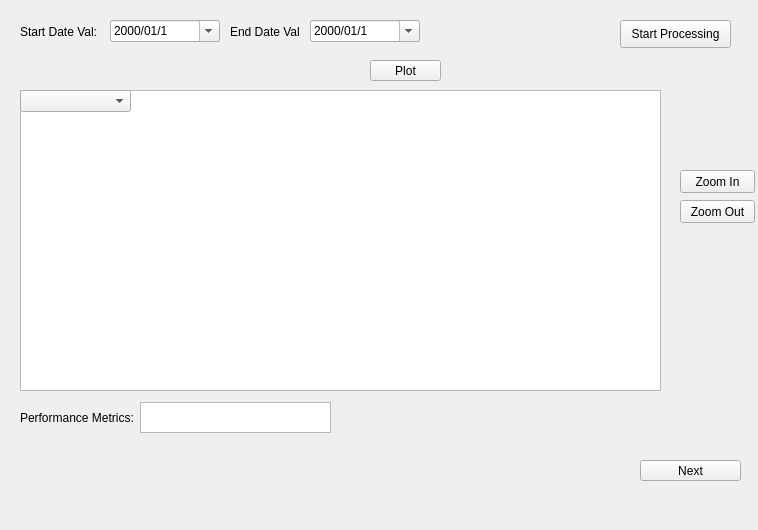
            <widget class="QWidget" name="Step3">
             <property name="geometry">
              <rect>
               <x>0</x>
               <y>0</y>
               <width>758</width>
               <height>530</height>
              </rect>
             </property>
             <attribute name="label">
              <string>Step 3 - Hydrological Validation</string>
             </attribute>
             <widget class="QDateEdit" name="end_date_val">
              <property name="geometry">
               <rect>
                <x>310</x>
                <y>20</y>
                <width>110</width>
                <height>22</height>
               </rect>
              </property>
              <property name="currentSection">
               <enum>QDateTimeEdit::YearSection</enum>
              </property>
              <property name="displayFormat">
               <string>yyyy/MM/d</string>
              </property>
              <property name="calendarPopup">
               <bool>true</bool>
              </property>
              <property name="timeSpec">
               <enum>Qt::LocalTime</enum>
              </property>
             </widget>
             <widget class="QPushButton" name="zoom_out_button_Val">
              <property name="geometry">
               <rect>
                <x>680</x>
                <y>200</y>
                <width>75</width>
                <height>23</height>
               </rect>
              </property>
              <property name="text">
               <string>Zoom Out</string>
              </property>
             </widget>
             <widget class="QGraphicsView" name="graphicsView_H_Val">
              <property name="geometry">
               <rect>
                <x>20</x>
                <y>90</y>
                <width>641</width>
                <height>301</height>
               </rect>
              </property>
             </widget>
             <widget class="QPushButton" name="zoom_in_button_Val">
              <property name="geometry">
               <rect>
                <x>680</x>
                <y>170</y>
                <width>75</width>
                <height>23</height>
               </rect>
              </property>
              <property name="text">
               <string>Zoom In</string>
              </property>
             </widget>
             <widget class="QDateEdit" name="start_date_val">
              <property name="geometry">
               <rect>
                <x>110</x>
                <y>20</y>
                <width>110</width>
                <height>22</height>
               </rect>
              </property>
              <property name="currentSection">
               <enum>QDateTimeEdit::YearSection</enum>
              </property>
              <property name="displayFormat">
               <string>yyyy/MM/d</string>
              </property>
              <property name="calendarPopup">
               <bool>true</bool>
              </property>
              <property name="timeSpec">
               <enum>Qt::LocalTime</enum>
              </property>
             </widget>
             <widget class="QLabel" name="label_23">
              <property name="geometry">
               <rect>
                <x>230</x>
                <y>24</y>
                <width>131</width>
                <height>16</height>
               </rect>
              </property>
              <property name="text">
               <string>&lt;html&gt;&lt;head/&gt;&lt;body&gt;&lt;p&gt;End Date Val&lt;/p&gt;&lt;/body&gt;&lt;/html&gt;</string>
              </property>
             </widget>
             <widget class="QPlainTextEdit" name="Peformance_H_val">
              <property name="geometry">
               <rect>
                <x>140</x>
                <y>402</y>
                <width>191</width>
                <height>31</height>
               </rect>
              </property>
             </widget>
             <widget class="QComboBox" name="comboBox_Val">
              <property name="geometry">
               <rect>
                <x>20</x>
                <y>90</y>
                <width>111</width>
                <height>22</height>
               </rect>
              </property>
             </widget>
             <widget class="QLabel" name="label_128">
              <property name="geometry">
               <rect>
                <x>20</x>
                <y>410</y>
                <width>181</width>
                <height>16</height>
               </rect>
              </property>
              <property name="text">
               <string>&lt;html&gt;&lt;head/&gt;&lt;body&gt;&lt;p&gt;&lt;span style=&quot; font-size:9pt;&quot;&gt;Performance Metrics:&lt;/span&gt;&lt;/p&gt;&lt;/body&gt;&lt;/html&gt;</string>
              </property>
             </widget>
             <widget class="QLabel" name="label_24">
              <property name="geometry">
               <rect>
                <x>20</x>
                <y>24</y>
                <width>141</width>
                <height>16</height>
               </rect>
              </property>
              <property name="text">
               <string>&lt;html&gt;&lt;head/&gt;&lt;body&gt;&lt;p&gt;Start Date Val:&lt;/p&gt;&lt;/body&gt;&lt;/html&gt;</string>
              </property>
             </widget>
             <widget class="QPushButton" name="Run_process_Hydro_Val">
              <property name="geometry">
               <rect>
                <x>620</x>
                <y>20</y>
                <width>111</width>
                <height>28</height>
               </rect>
              </property>
              <property name="text">
               <string>Start Processing</string>
              </property>
             </widget>
             <widget class="QPushButton" name="Next_Step_6">
              <property name="geometry">
               <rect>
                <x>640</x>
                <y>460</y>
                <width>101</width>
                <height>21</height>
               </rect>
              </property>
              <property name="text">
               <string>Next</string>
              </property>
             </widget>
             <widget class="QPushButton" name="Plot_G_Val">
              <property name="geometry">
               <rect>
                <x>370</x>
                <y>60</y>
                <width>71</width>
                <height>21</height>
               </rect>
              </property>
              <property name="text">
               <string>Plot</string>
              </property>
             </widget>
            </widget>
